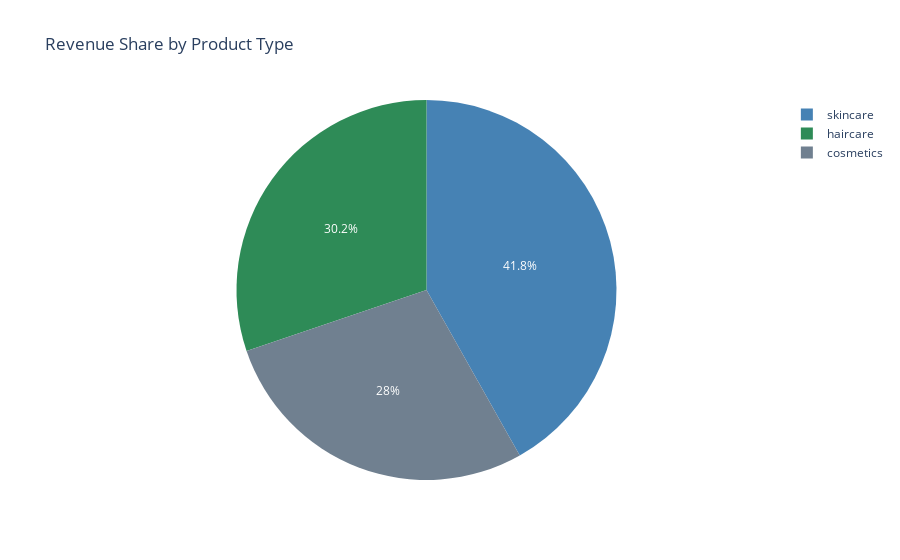

Write notebook code for a chart like this one.
### Code cell
fig6 = px.pie(
    df,
    names="Product type",
    values="Revenue generated",
    color="Product type",
    color_discrete_sequence=supply_chain_colors,
    title="Revenue Share by Product Type",
    hole=0  # standard pie
)
fig6.show()

### Figure 1 — Plotly figure (JSON) as saved in the notebook; plotly's stock layout.template omitted (floating-point values rounded to 4 significant figures)
{"data": [{"customdata": [["haircare"], ["skincare"], ["haircare"], ["skincare"], ["skincare"], ["haircare"], ["skincare"], ["cosmetics"], ["cosmetics"], ["skincare"], ["skincare"], ["skincare"], ["haircare"], ["skincare"], ["skincare"], ["skincare"], ["skincare"], ["cosmetics"], ["haircare"], ["skincare"], ["skincare"], ["cosmetics"], ["haircare"], ["cosmetics"], ["haircare"], ["haircare"], ["haircare"], ["cosmetics"], ["cosmetics"], ["cosmetics"], ["haircare"], ["skincare"], ["skincare"], ["cosmetics"], ["skincare"], ["cosmetics"], ["skincare"], ["skincare"], ["cosmetics"], ["skincare"], ["skincare"], ["skincare"], ["skincare"], ["haircare"], ["cosmetics"], ["haircare"], ["haircare"], ["skincare"], ["haircare"], ["cosmetics"], ["cosmetics"], ["haircare"], ["skincare"], ["skincare"], ["haircare"], ["haircare"], ["skincare"], ["haircare"], ["skincare"], ["cosmetics"], ["skincare"], ["haircare"], ["cosmetics"], ["skincare"], ["skincare"], ["skincare"], ["skincare"], ["skincare"], ["haircare"], ["skincare"], ["haircare"], ["cosmetics"], ["cosmetics"], ["cosmetics"], ["haircare"], ["skincare"], ["haircare"], ["haircare"], ["haircare"], ["haircare"], ["skincare"], ["haircare"], ["skincare"], ["haircare"], ["haircare"], ["cosmetics"], ["skincare"], ["haircare"], ["cosmetics"], ["cosmetics"], ["skincare"], ["cosmetics"], ["cosmetics"], ["haircare"], ["cosmetics"], ["haircare"], ["cosmetics"], ["haircare"], ["skincare"], ["haircare"]], "domain": {"x": [0, 1], "y": [0, 1]}, "hole": 0, "hovertemplate": "Product type=%{customdata[0]}<br>Revenue generated=%{value}<extra></extra>", "labels": ["haircare", "skincare", "haircare", "skincare", "skincare", "haircare", "skincare", "cosmetics", "cosmetics", "skincare", "skincare", "skincare", "haircare", "skincare", "skincare", "skincare", "skincare", "cosmetics", "haircare", "skincare", "skincare", "cosmetics", "haircare", "cosmetics", "haircare", "haircare", "haircare", "cosmetics", "cosmetics", "cosmetics", "haircare", "skincare", "skincare", "cosmetics", "skincare", "cosmetics", "skincare", "skincare", "cosmetics", "skincare", "skincare", "skincare", "skincare", "haircare", "cosmetics", "haircare", "haircare", "skincare", "haircare", "cosmetics", "cosmetics", "haircare", "skincare", "skincare", "haircare", "haircare", "skincare", "haircare", "skincare", "cosmetics", "skincare", "haircare", "cosmetics", "skincare", "skincare", "skincare", "skincare", "skincare", "haircare", "skincare", "haircare", "cosmetics", "cosmetics", "cosmetics", "haircare", "skincare", "haircare", "haircare", "haircare", "haircare", "skincare", "haircare", "skincare", "haircare", "haircare", "cosmetics", "skincare", "haircare", "cosmetics", "cosmetics", "skincare", "cosmetics", "cosmetics", "haircare", "cosmetics", "haircare", "cosmetics", "haircare", "skincare", "haircare"], "legendgroup": "", "marker": {"colors": ["#2E8B57", "#4682B4", "#2E8B57", "#4682B4", "#4682B4", "#2E8B57", "#4682B4", "#708090", "#708090", "#4682B4", "#4682B4", "#4682B4", "#2E8B57", "#4682B4", "#4682B4", "#4682B4", "#4682B4", "#708090", "#2E8B57", "#4682B4", "#4682B4", "#708090", "#2E8B57", "#708090", "#2E8B57", "#2E8B57", "#2E8B57", "#708090", "#708090", "#708090", "#2E8B57", "#4682B4", "#4682B4", "#708090", "#4682B4", "#708090", "#4682B4", "#4682B4", "#708090", "#4682B4", "#4682B4", "#4682B4", "#4682B4", "#2E8B57", "#708090", "#2E8B57", "#2E8B57", "#4682B4", "#2E8B57", "#708090", "#708090", "#2E8B57", "#4682B4", "#4682B4", "#2E8B57", "#2E8B57", "#4682B4", "#2E8B57", "#4682B4", "#708090", "#4682B4", "#2E8B57", "#708090", "#4682B4", "#4682B4", "#4682B4", "#4682B4", "#4682B4", "#2E8B57", "#4682B4", "#2E8B57", "#708090", "#708090", "#708090", "#2E8B57", "#4682B4", "#2E8B57", "#2E8B57", "#2E8B57", "#2E8B57", "#4682B4", "#2E8B57", "#4682B4", "#2E8B57", "#2E8B57", "#708090", "#4682B4", "#2E8B57", "#708090", "#708090", "#4682B4", "#708090", "#708090", "#2E8B57", "#708090", "#2E8B57", "#708090", "#2E8B57", "#4682B4", "#2E8B57"]}, "name": "", "showlegend": true, "type": "pie", "values": [8662.0, 7461.0, 9578.0, 7767.0, 2687.0, 2828.0, 7823.0, 8496.0, 7517.0, 4971.0, 2331.0, 6100.0, 2874.0, 4053.0, 8654.0, 5442.0, 6454.0, 2629.0, 9365.0, 2553.0, 8128.0, 7087.0, 2391.0, 8858.0, 9049.0, 2175.0, 3716.0, 2686.0, 6117.0, 8319.0, 2766.0, 9655.0, 9572.0, 5150.0, 9062.0, 6541.0, 7573.0, 2438.0, 9692.0, 1912.0, 5725.0, 5521.0, 1840.0, 5737.0, 7152.0, 5268.0, 2557.0, 7089.0, 7397.0, 8002.0, 5911.0, 9866.0, 9436.0, 8232.0, 6088.0, 2926.0, 4767.0, 1606.0, 2021.0, 1062.0, 8864.0, 6886.0, 3900.0, 4257.0, 8459.0, 8355.0, 8368.0, 9474.0, 3550.0, 1752.0, 7015.0, 8180.0, 2633.0, 7911.0, 5710.0, 1889.0, 5328.0, 2484.0, 1292.0, 7889.0, 8652.0, 4384.0, 2943.0, 2412.0, 2048.0, 8685.0, 1230.0, 5134.0, 9445.0, 5925.0, 9593.0, 1935.0, 2100.0, 4531.0, 7888.0, 7386.0, 7698.0, 4371.0, 8526.0, 9185.0]}], "layout": {"legend": {"tracegroupgap": 0}, "piecolorway": ["#2E8B57", "#4682B4", "#708090", "#20B2AA", "#556B2F"], "title": {"text": "Revenue Share by Product Type"}}}
